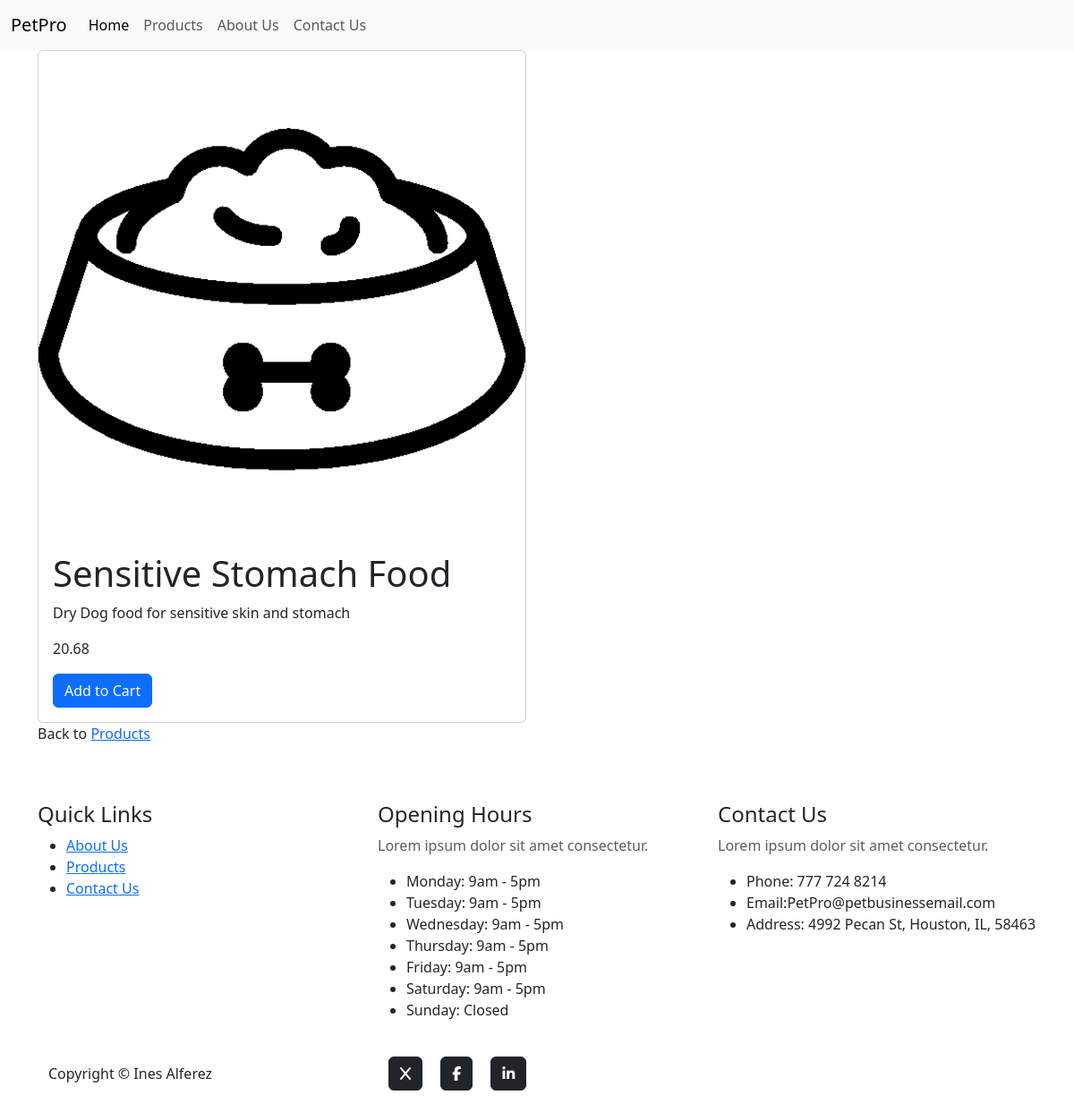
The page /products/1/ on the database its author committed.
### products/models.py (models this page shows)
class Product(models.Model):
    name = models.CharField(max_length=255)
    price = models.FloatField()
    description = models.TextField()
    stock = models.IntegerField()

### products/views.py (the view)
# urls.py: path('products/<int:pk>/', views.product_details, name='product_details'),
def product_details(request, pk):
    product = get_object_or_404(Product, pk=pk)
    if request.method == 'POST':
        cart_item, created = Cart.objects.get_or_create(product=product)
        if not created:
            cart_item.quantity += 1
            cart_item.save()
        return redirect('product_details', pk=pk)
    context = {
        'product': product,
    }
    return render(request, 'details.html', context)

### products/templates/details.html (shortened to what this page needs)
{% extends "base.html" %}
{% block content %}
<div class="container">
    <div class="row">
        <div class="col-md-6">
            <div class="card">
                <img src="/static/images/food1.jpg" class="card-img-top" alt="{{ product.name }}">
                <div class="card-body">
                    <h1 class="card-title">{{ product.name }}</h1>
                    <p class="card-text">{{ product.description }}</p>
                    <p class="card-text">{{ product.price }}</p>
                    <form method="POST" action="{% url 'add_to_cart' product.id %}">
                        <button type="submit" class="btn btn-primary">Add to Cart</button>
                    </form>
                </div>
            </div>
        </div>
    </div>
    <div class="row">
        <div class="col-md-12">
            <p>Back to <a href="/products">Products</a></p>
        </div>
    </div>
</div>
{% endblock %}

### rows shown on the page
Product: name "Sensitive Stomach Food", description "Dry Dog food for sensitive skin and stomach", price "20.68"
